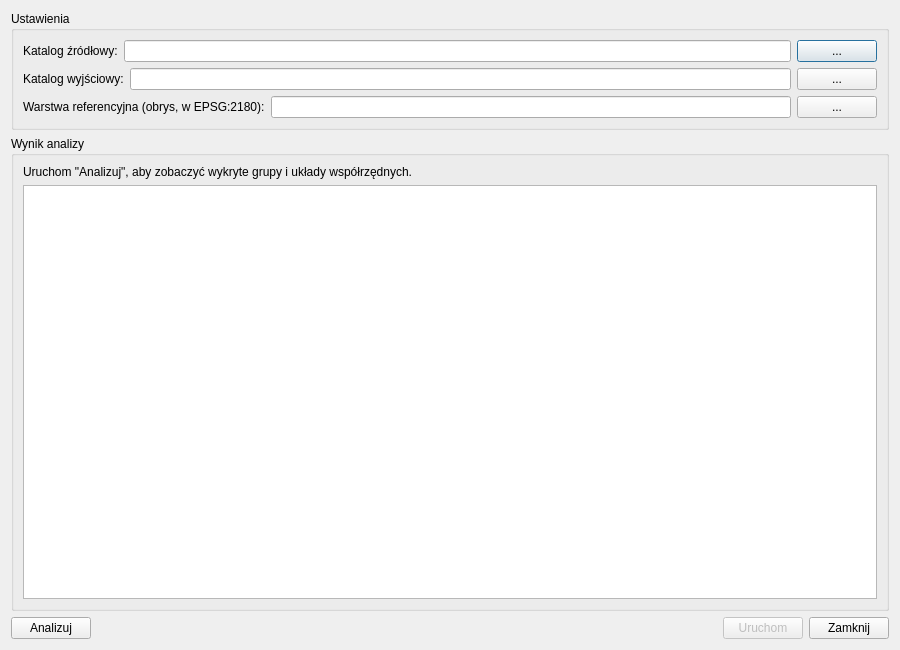
<?xml version="1.0" encoding="UTF-8"?>
<ui version="4.0">
 <class>Dialog</class>
 <widget class="QDialog" name="Dialog">
  <property name="geometry">
   <rect>
    <x>0</x>
    <y>0</y>
    <width>900</width>
    <height>650</height>
   </rect>
  </property>
  <property name="windowTitle">
   <string>Scal warstwy zewnętrzne (z walidacją CRS)</string>
  </property>
  <layout class="QVBoxLayout" name="verticalLayout_3">
   <item>
    <widget class="QGroupBox" name="groupBox">
     <property name="title">
      <string>Ustawienia</string>
     </property>
     <layout class="QVBoxLayout" name="verticalLayout_2">
      <item>
       <layout class="QHBoxLayout" name="horizontalLayout_2">
        <item>
         <widget class="QLabel" name="label_2">
          <property name="text">
           <string>Katalog źródłowy:</string>
          </property>
         </widget>
        </item>
        <item>
         <widget class="QLineEdit" name="lineEdit_in">
          <property name="text">
           <string/>
          </property>
         </widget>
        </item>
        <item>
         <widget class="QPushButton" name="pushButton_in">
          <property name="text">
           <string>...</string>
          </property>
         </widget>
        </item>
       </layout>
      </item>
      <item>
       <layout class="QHBoxLayout" name="horizontalLayout_3">
        <item>
         <widget class="QLabel" name="label_3">
          <property name="text">
           <string>Katalog wyjściowy:</string>
          </property>
         </widget>
        </item>
        <item>
         <widget class="QLineEdit" name="lineEdit_out">
          <property name="text">
           <string/>
          </property>
         </widget>
        </item>
        <item>
         <widget class="QPushButton" name="pushButton_out">
          <property name="text">
           <string>...</string>
          </property>
         </widget>
        </item>
       </layout>
      </item>
      <item>
       <layout class="QHBoxLayout" name="horizontalLayout_4">
        <item>
         <widget class="QLabel" name="label_4">
          <property name="text">
           <string>Warstwa referencyjna (obrys, w EPSG:2180):</string>
          </property>
         </widget>
        </item>
        <item>
         <widget class="QLineEdit" name="lineEdit_ref">
          <property name="text">
           <string/>
          </property>
         </widget>
        </item>
        <item>
         <widget class="QPushButton" name="pushButton_ref">
          <property name="text">
           <string>...</string>
          </property>
         </widget>
        </item>
       </layout>
      </item>
     </layout>
    </widget>
   </item>
   <item>
    <widget class="QGroupBox" name="groupBox_2">
     <property name="title">
      <string>Wynik analizy</string>
     </property>
     <layout class="QVBoxLayout" name="verticalLayout">
      <item>
       <widget class="QLabel" name="label_podsumowanie">
        <property name="text">
         <string>Uruchom "Analizuj", aby zobaczyć wykryte grupy i układy współrzędnych.</string>
        </property>
       </widget>
      </item>
      <item>
       <widget class="QTableWidget" name="tableWidget">
        <property name="alternatingRowColors">
         <bool>true</bool>
        </property>
        <property name="editTriggers">
         <enum>QAbstractItemView::NoEditTriggers</enum>
        </property>
       </widget>
      </item>
     </layout>
    </widget>
   </item>
   <item>
    <layout class="QHBoxLayout" name="horizontalLayout_5">
     <item>
      <widget class="QPushButton" name="pushButton_analizuj">
       <property name="text">
        <string>Analizuj</string>
       </property>
      </widget>
     </item>
     <item>
      <spacer name="horizontalSpacer_2">
       <property name="orientation">
        <enum>Qt::Horizontal</enum>
       </property>
       <property name="sizeHint" stdset="0">
        <size>
         <width>40</width>
         <height>20</height>
        </size>
       </property>
      </spacer>
     </item>
     <item>
      <widget class="QPushButton" name="pushButton_wykonaj">
       <property name="text">
        <string>Uruchom</string>
       </property>
       <property name="enabled">
        <bool>false</bool>
       </property>
      </widget>
     </item>
     <item>
      <widget class="QPushButton" name="pushButton_anuluj">
       <property name="text">
        <string>Zamknij</string>
       </property>
      </widget>
     </item>
    </layout>
   </item>
  </layout>
 </widget>
 <resources/>
 <connections>
  <connection>
   <sender>pushButton_anuluj</sender>
   <signal>clicked()</signal>
   <receiver>Dialog</receiver>
   <slot>reject()</slot>
   <hints>
    <hint type="sourcelabel">
     <x>850</x>
     <y>620</y>
    </hint>
    <hint type="destinationlabel">
     <x>450</x>
     <y>620</y>
    </hint>
   </hints>
  </connection>
 </connections>
</ui>
